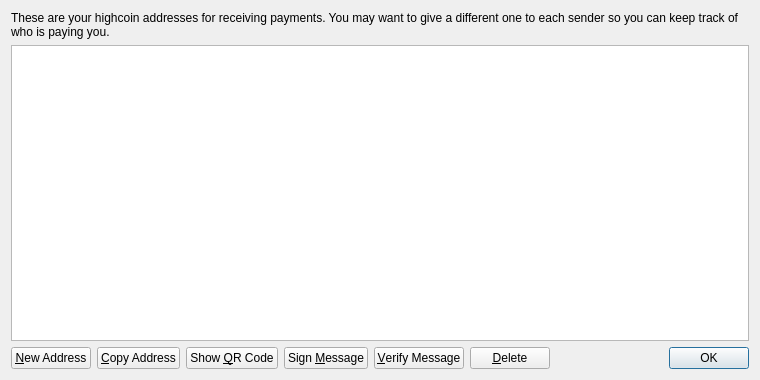
<?xml version="1.0" encoding="UTF-8"?>
<ui version="4.0">
 <class>AddressBookPage</class>
 <widget class="QWidget" name="AddressBookPage">
  <property name="geometry">
   <rect>
    <x>0</x>
    <y>0</y>
    <width>760</width>
    <height>380</height>
   </rect>
  </property>
  <property name="windowTitle">
   <string>Address Book</string>
  </property>
  <layout class="QVBoxLayout" name="verticalLayout">
   <item>
    <widget class="QLabel" name="labelExplanation">
     <property name="text">
      <string>These are your highcoin addresses for receiving payments. You may want to give a different one to each sender so you can keep track of who is paying you.</string>
     </property>
     <property name="textFormat">
      <enum>Qt::PlainText</enum>
     </property>
     <property name="wordWrap">
      <bool>true</bool>
     </property>
    </widget>
   </item>
   <item>
    <widget class="QTableView" name="tableView">
     <property name="contextMenuPolicy">
      <enum>Qt::CustomContextMenu</enum>
     </property>
     <property name="toolTip">
      <string>Double-click to edit address or label</string>
     </property>
     <property name="tabKeyNavigation">
      <bool>false</bool>
     </property>
     <property name="alternatingRowColors">
      <bool>true</bool>
     </property>
     <property name="selectionMode">
      <enum>QAbstractItemView::SingleSelection</enum>
     </property>
     <property name="selectionBehavior">
      <enum>QAbstractItemView::SelectRows</enum>
     </property>
     <property name="sortingEnabled">
      <bool>true</bool>
     </property>
     <attribute name="verticalHeaderVisible">
      <bool>false</bool>
     </attribute>
    </widget>
   </item>
   <item>
    <layout class="QHBoxLayout" name="horizontalLayout">
     <item>
      <widget class="QPushButton" name="newAddressButton">
       <property name="toolTip">
        <string>Create a new address</string>
       </property>
       <property name="text">
        <string>&amp;New Address</string>
       </property>
       <property name="icon">
        <iconset resource="../bitcoin.qrc">
         <normaloff>:/icons/add</normaloff>:/icons/add</iconset>
       </property>
      </widget>
     </item>
     <item>
      <widget class="QPushButton" name="copyToClipboard">
       <property name="toolTip">
        <string>Copy the currently selected address to the system clipboard</string>
       </property>
       <property name="text">
        <string>&amp;Copy Address</string>
       </property>
       <property name="icon">
        <iconset resource="../bitcoin.qrc">
         <normaloff>:/icons/editcopy</normaloff>:/icons/editcopy</iconset>
       </property>
      </widget>
     </item>
     <item>
      <widget class="QPushButton" name="showQRCode">
       <property name="text">
        <string>Show &amp;QR Code</string>
       </property>
       <property name="icon">
        <iconset resource="../bitcoin.qrc">
         <normaloff>:/icons/qrcode</normaloff>:/icons/qrcode</iconset>
       </property>
      </widget>
     </item>
     <item>
      <widget class="QPushButton" name="signMessage">
       <property name="toolTip">
        <string>Sign a message to prove you own a highcoin address</string>
       </property>
       <property name="text">
        <string>Sign &amp;Message</string>
       </property>
       <property name="icon">
        <iconset resource="../bitcoin.qrc">
         <normaloff>:/icons/edit</normaloff>:/icons/edit</iconset>
       </property>
      </widget>
     </item>
     <item>
      <widget class="QPushButton" name="verifyMessage">
       <property name="toolTip">
        <string>Verify a message to ensure it was signed with a specified highcoin address</string>
       </property>
       <property name="text">
        <string>&amp;Verify Message</string>
       </property>
       <property name="icon">
        <iconset resource="../bitcoin.qrc">
         <normaloff>:/icons/transaction_0</normaloff>:/icons/transaction_0</iconset>
       </property>
      </widget>
     </item>
     <item>
      <widget class="QPushButton" name="deleteButton">
       <property name="toolTip">
        <string>Delete the currently selected address from the list</string>
       </property>
       <property name="text">
        <string>&amp;Delete</string>
       </property>
       <property name="icon">
        <iconset resource="../bitcoin.qrc">
         <normaloff>:/icons/remove</normaloff>:/icons/remove</iconset>
       </property>
      </widget>
     </item>
     <item>
      <spacer name="horizontalSpacer">
       <property name="orientation">
        <enum>Qt::Horizontal</enum>
       </property>
       <property name="sizeHint" stdset="0">
        <size>
         <width>40</width>
         <height>20</height>
        </size>
       </property>
      </spacer>
     </item>
     <item>
      <widget class="QDialogButtonBox" name="buttonBox">
       <property name="sizePolicy">
        <sizepolicy hsizetype="Maximum" vsizetype="Fixed">
         <horstretch>0</horstretch>
         <verstretch>0</verstretch>
        </sizepolicy>
       </property>
       <property name="standardButtons">
        <set>QDialogButtonBox::Ok</set>
       </property>
      </widget>
     </item>
    </layout>
   </item>
  </layout>
 </widget>
 <resources>
  <include location="../bitcoin.qrc"/>
 </resources>
 <connections/>
</ui>
